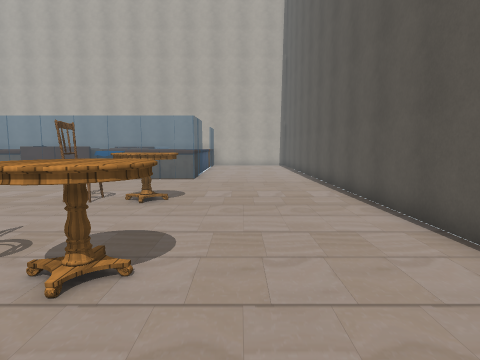
[1] (above)

17 first-person views from a walk through a Unity game level. The camera is 1.4 m above the floor, tilts 6° down and sees 75° across. Doors are open. The floor is counted in squares, 1 m on a side. Each view is taken from the middle of a square. On the plan, view 1 faces up. The plan holds only what a view shows up to about 14 squares ahead; the rest is blank. The place goes on beyond the plan. The player character is not drawn. Some surface patterns are stand-ins.

[2]
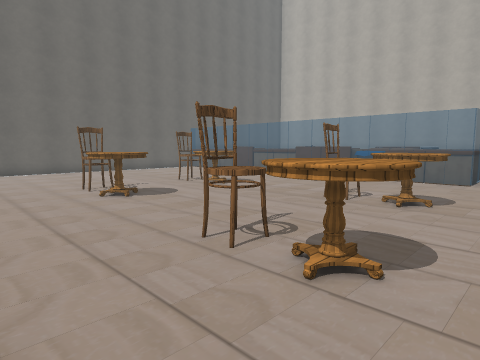

[3]
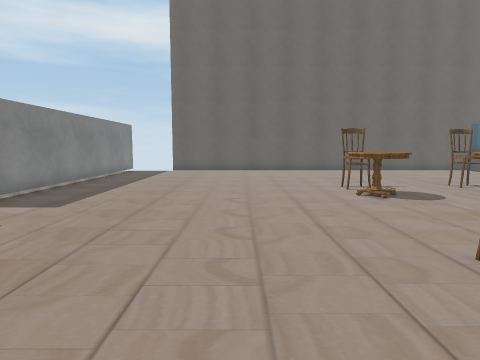

[4]
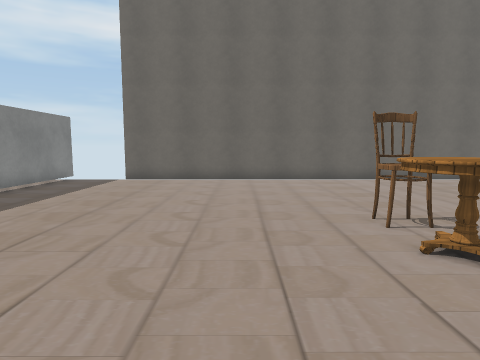

[5]
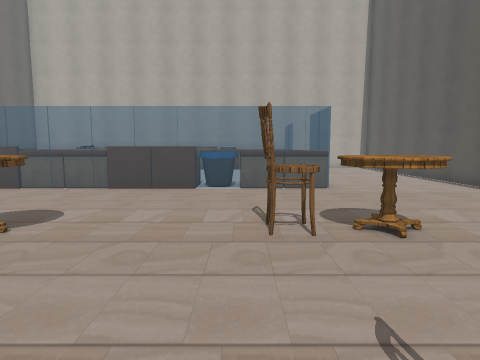

[6]
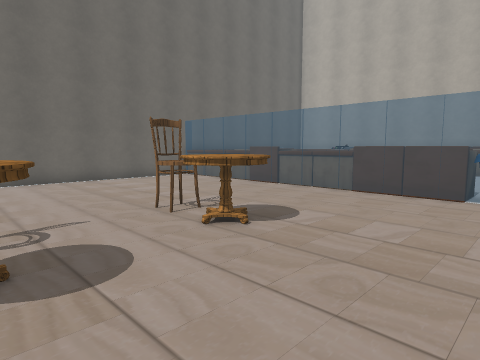

[7]
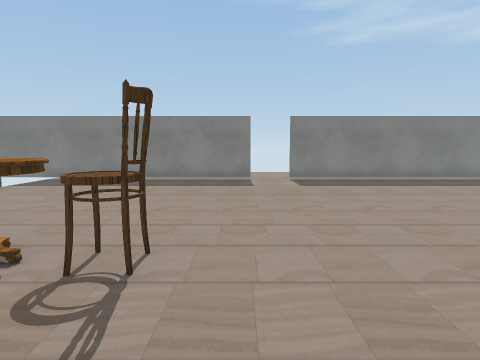

[8]
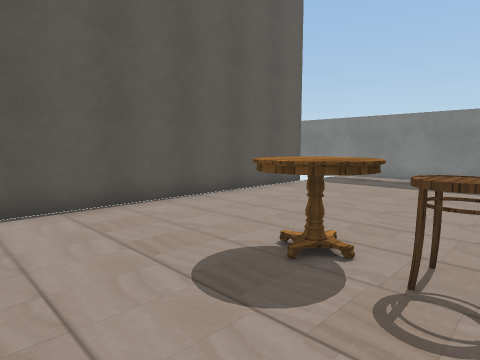

[9]
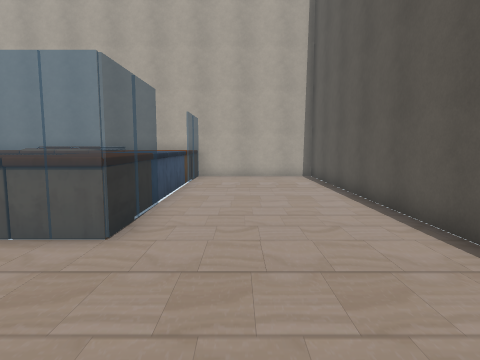

[10]
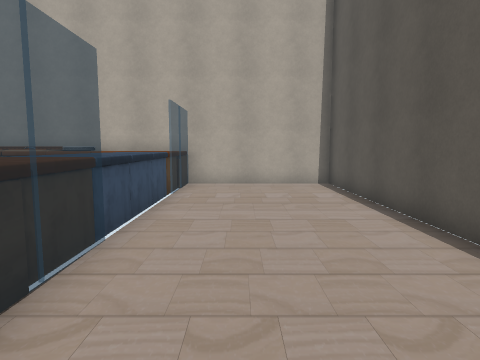

[11]
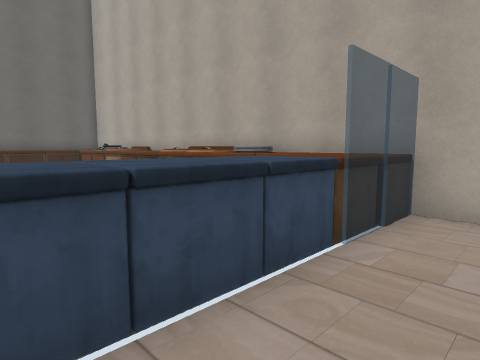

[12]
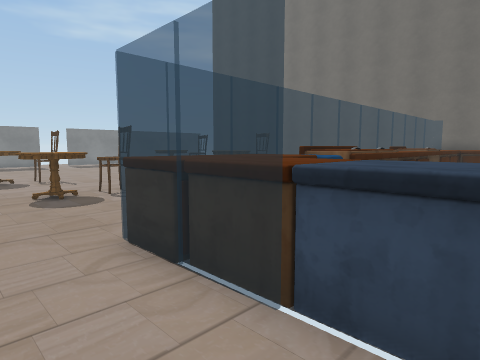

[13]
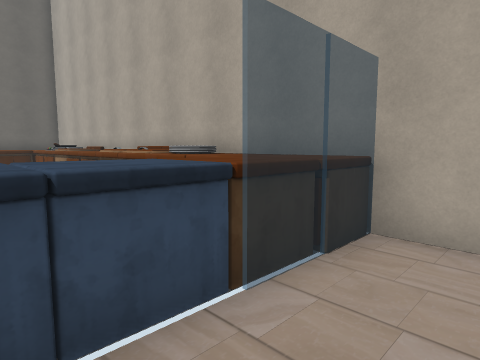

[14]
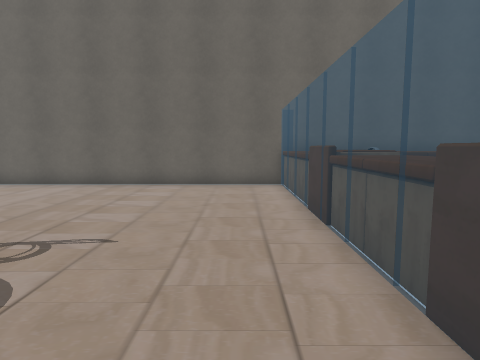

[15]
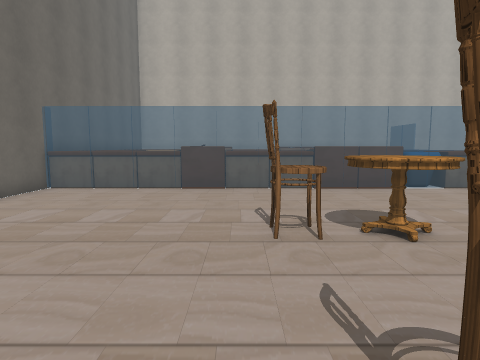

[16]
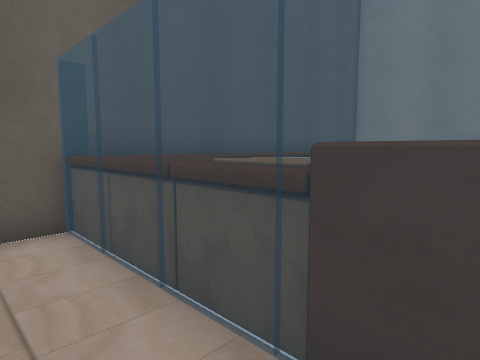

[17]
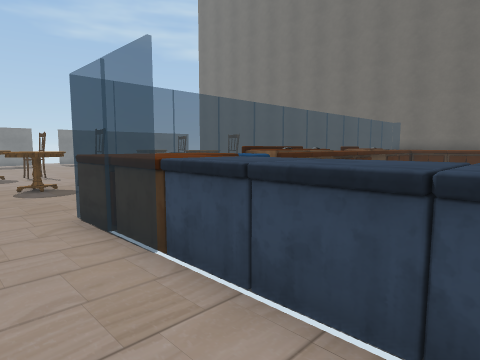

### Floor plan
Key: @ floor where view 1 was taken; # wall or solid block; . floor; D open door; = window, fence, low wall or low ledge; ^ raised ledge; C chair; O other object.
Columns run from 19 left of view 1 to 4 right of it. Each row starts with its distance up from view 1.
 24 ######O###O#OO##########
 23 # OOOOOOOOOOOOOOO=.....#
 22 #OO          OO O=.....#
 21 #OO             OO.....#
 20 #OO             OO.....#
 19 #OO             OO.....#
 18 #OO             OO.....#
 17 #OO             OO.....#
 16 #OO         .   O=.....#
 15 #OOOOOOOOOOOOOOOO=.....#
 14 #OOOOOOOOOOOOOOOO=.....#
 13 #......................#
 12 #......................#
 11 #......................#
 10 #......................#
  9 #.........^....C^^.....#
  8 #.......C^^...CC^^.....#
  7 #.........^............#
  6 #......................#
  5 #.........^............#
  4 #.......CC^^....C^^....#
  3 #.........^....CC^^....#
  2 #......................#
  1 #......................#
  0 #..................@...#
 -1 #......................#
 -2 #......................#
 -3 #......................#
 -4 #......................#
 -5  ......................
 -6  ...........DD.........
 -7 #############.##########

Where each view was taken, in squares from view 1:
view 1: 0 up, 0 right, facing up
view 2: 0 up, 0 right, facing up-left
view 3: 0 up, 0 right, facing left
view 4: 1 up, 5 left, facing left
view 5: 3 up, 5 left, facing up
view 6: 4 up, 5 left, facing up-left
view 7: 7 up, 5 left, facing down
view 8: 7 up, 4 left, facing down-right
view 9: 9 up, 0 right, facing up
view 10: 12 up, 0 right, facing up
view 11: 17 up, 0 right, facing up-left
view 12: 18 up, 0 right, facing down-left
view 13: 19 up, 0 right, facing up-left
view 14: 12 up, 7 left, facing left
view 15: 3 up, 12 left, facing up
view 16: 12 up, 13 left, facing up-left
view 17: 20 up, 0 right, facing down-left
